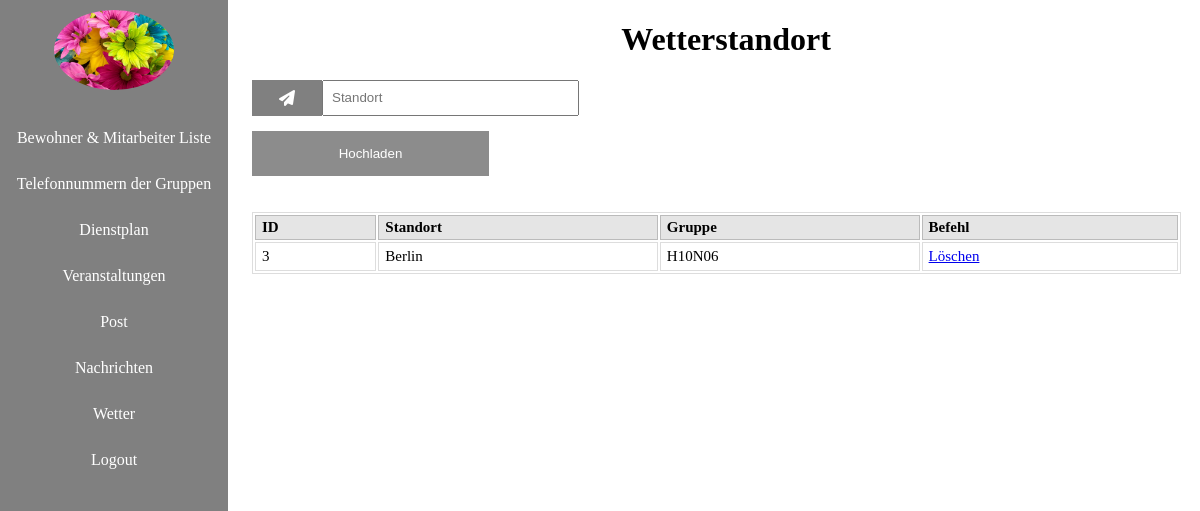
The page /Abschlussprojekt/Abschlussprojekt_admin/entries/wetter.php (signed in) on the database its author committed.
### tables this page shows
CREATE TABLE `wetter` (
  `id` int(11) NOT NULL,
  `ort` varchar(30) NOT NULL,
  `gruppe` varchar(10) NOT NULL
);

### Abschlussprojekt/Abschlussprojekt_admin/entries/wetter.php (the view, shortened to what this page needs)
<?php
require "../function/connection.php";
require "../function/functions.php";
?>
<form action="wetter.php" method="post">
    <div class="grob">
        <div class="ver">
            <h1 class="hanm">Wetterstandort</h1>
            <div class ="eingabefeld">
               <i class="fa fa-send icon"></i>
               <input  class="eingabefeld-text" type="text" placeholder="Standort" name = "ort">
        </div>
        <input type="submit" value="Hochladen" class="btn" name="wetternew">
    </div>
</form>
<br> <br>
	<table>
          <tr>
               <th>ID</th>
               <th>Standort</th>
               <th>Gruppe</th>
               <th>Befehl</th>
          </tr>
<?php
     $stmt = $dbh->query("SELECT id, ort, gruppe FROM wetter where gruppe = '$_SESSION[gruppe]' ORDER BY id  ");
     while($row = $stmt->fetch()){
     echo '<tr>';
     echo '<td>'.$row['id'].'</td>';
     echo '<td>'.$row['ort'].'</td>';
     echo '<td>'.$row['gruppe'].'</td>';
?>
          <td>
               <a href="javascript:deltort('<?php echo $row['id'];?>',
               '<?php echo $row['ort'];?>',
               '<?php echo $row['gruppe'];?>')">Löschen</a>
          </td>
<?php
     echo '</tr>';
     }
?>
	</table>

### Abschlussprojekt/Abschlussprojekt_admin/style/style.css (style rules this page uses)
body { background: url(../pics/) no-repeat center center fixed; -webkit-background-size: cover; -moz-background-size: cover; -o-background-size: cover; background-size: cover; margin: 0; }
.eingabefeld { display: flex; width: 100%; margin-bottom: 15px; }
.icon { padding: 10px; background: gray; color: white; min-width: 50px; text-align: center; }
.eingabefeld-text { width: 25%; padding: 8px; outline: none; }
.btn { background-color: gray; color: white; padding: 15px 20px; border: none; cursor: pointer; width: 25%; opacity: 0.9; }
.grob { margin-left: 21%; display: grid; }
.hanm { text-align: center; }
.ver { display: block; }
table { width: 98%; text-align: left; border: 1px solid #dddddd; font-size: 15px; color: #000; background: #fff; margin-bottom: 10px; }
table th { background-color: #e5e5e5; border: 1px solid #bbbbbb; padding: 3px 6px; color: #000; }
table tr td { border: 1px solid #dddddd; padding: 5px 6px; }

### rows shown on the page
wetter: id "3", ort "Berlin", gruppe "H10N06"
